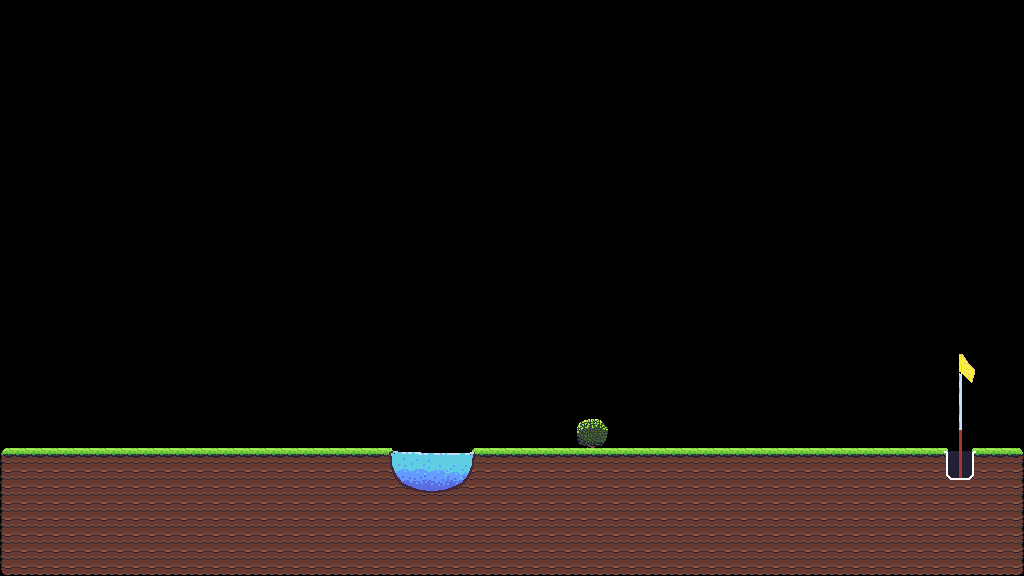

Below is a game level as drawn by its tile map, then a one-line description and the .tmx that defines it (tile-layer data replaced by summaries):
An orthogonal 64x36 tile map with 16x16 px tiles, 1 tile layer (Level), 2 tilesets and 198 objects (130x collide, 2x finish, bushes).

<map version="1.10" tiledversion="1.11.1" orientation="orthogonal" renderorder="right-down" width="64" height="36" tilewidth="16" tileheight="16" infinite="0" nextlayerid="9" nextobjectid="9259">
 <tileset firstgid="1" name="prototype" tilewidth="16" tileheight="16" tilecount="128" columns="16">
  <image source="images/prototype.png" width="256" height="128" />
  <tile id="0" type="ground" />
  <tile id="1" type="ground" />
  <tile id="2" type="ground" />
  <tile id="3" type="ground" />
  <tile id="4" type="ground" />
 </tileset>
 <tileset firstgid="129" name="all2" tilewidth="16" tileheight="16" tilecount="210" columns="14">
  <image source="images/all2.png" width="224" height="244" />
 </tileset>
 <layer id="1" name="Level" width="64" height="36">
  <data>[2304 cells, 529 non-empty, 48 distinct tile ids]</data>
 </layer>
 <objectgroup id="8" name="Pool_Object">
  <object id="9256" x="404.25" y="484.125">
   <polygon points="0,0 18.125,7.25 35.625,7.125 50.625,2.875 44.75,9.125 10.875,9.25" />
  </object>
 </objectgroup>
 <objectgroup id="7" name="Bushes_Leaf_Object">
  <object id="9253" name="bushes" x="576" y="416" width="32" height="32" />
 </objectgroup>
 <objectgroup id="6" name="Bushes_Object">
  <object id="9254" x="579" y="419.5" width="26.5" height="28.5" />
 </objectgroup>
 <objectgroup id="2" name="Ground_Object">
  <object id="9061" type="collide" x="1008" y="448" width="16" height="16" />
  <object id="9062" type="collide" x="0" y="448" width="16" height="16" />
  <object id="9063" type="collide" x="16" y="448" width="16" height="16" />
  <object id="9064" type="collide" x="32" y="448" width="16" height="16" />
  <object id="9065" type="collide" x="48" y="448" width="16" height="16" />
  <object id="9066" type="collide" x="64" y="448" width="16" height="16" />
  <object id="9067" type="collide" x="80" y="448" width="16" height="16" />
  <object id="9068" type="collide" x="96" y="448" width="16" height="16" />
  <object id="9069" type="collide" x="112" y="448" width="16" height="16" />
  <object id="9070" type="collide" x="128" y="448" width="16" height="16" />
  <object id="9071" type="collide" x="144" y="448" width="16" height="16" />
  <object id="9072" type="collide" x="160" y="448" width="16" height="16" />
  <object id="9073" type="collide" x="176" y="448" width="16" height="16" />
  <object id="9074" type="collide" x="192" y="448" width="16" height="16" />
  <object id="9075" type="collide" x="208" y="448" width="16" height="16" />
  <object id="9076" type="collide" x="224" y="448" width="16" height="16" />
  <object id="9077" type="collide" x="240" y="448" width="16" height="16" />
  <object id="9078" type="collide" x="256" y="448" width="16" height="16" />
  <object id="9079" type="collide" x="272" y="448" width="16" height="16" />
  <object id="9080" type="collide" x="288" y="448" width="16" height="16" />
  <object id="9081" type="collide" x="304" y="448" width="16" height="16" />
  <object id="9082" type="collide" x="320" y="448" width="16" height="16" />
  <object id="9083" type="collide" x="336" y="448" width="16" height="16" />
  <object id="9084" type="collide" x="352" y="448" width="16" height="16" />
  <object id="9085" type="collide" x="368" y="448" width="16" height="16" />
  <object id="9086" type="collide" x="480" y="448" width="16" height="16" />
  <object id="9087" type="collide" x="496" y="448" width="16" height="16" />
  <object id="9088" type="collide" x="512" y="448" width="16" height="16" />
  <object id="9089" type="collide" x="528" y="448" width="16" height="16" />
  <object id="9090" type="collide" x="544" y="448" width="16" height="16" />
  <object id="9091" type="collide" x="560" y="448" width="16" height="16" />
  <object id="9092" type="collide" x="608" y="448" width="16" height="16" />
  <object id="9093" type="collide" x="624" y="448" width="16" height="16" />
  <object id="9094" type="collide" x="640" y="448" width="16" height="16" />
  <object id="9095" type="collide" x="656" y="448" width="16" height="16" />
  <object id="9096" type="collide" x="672" y="448" width="16" height="16" />
  <object id="9097" type="collide" x="688" y="448" width="16" height="16" />
  <object id="9098" type="collide" x="704" y="448" width="16" height="16" />
  <object id="9099" type="collide" x="720" y="448" width="16" height="16" />
  <object id="9100" type="collide" x="736" y="448" width="16" height="16" />
  <object id="9101" type="collide" x="752" y="448" width="16" height="16" />
  <object id="9102" type="collide" x="768" y="448" width="16" height="16" />
  <object id="9103" type="collide" x="784" y="448" width="16" height="16" />
  <object id="9104" type="collide" x="800" y="448" width="16" height="16" />
  <object id="9105" type="collide" x="816" y="448" width="16" height="16" />
  <object id="9106" type="collide" x="832" y="448" width="16" height="16" />
  <object id="9107" type="collide" x="848" y="448" width="16" height="16" />
  <object id="9108" type="collide" x="864" y="448" width="16" height="16" />
  <object id="9109" type="collide" x="880" y="448" width="16" height="16" />
  <object id="9110" type="collide" x="896" y="448" width="16" height="16" />
  <object id="9111" type="collide" x="912" y="448" width="16" height="16" />
  <object id="9112" type="collide" x="928" y="448" width="16" height="16" />
  <object id="9113" type="collide" x="976" y="448" width="16" height="16" />
  <object id="9114" type="collide" x="992" y="448" width="16" height="16" />
  <object id="9115" type="collide" x="0" y="560" width="16" height="16" />
  <object id="9116" type="collide" x="0" y="464" width="16" height="16" />
  <object id="9117" type="collide" x="0" y="480" width="16" height="16" />
  <object id="9118" type="collide" x="0" y="496" width="16" height="16" />
  <object id="9119" type="collide" x="0" y="512" width="16" height="16" />
  <object id="9120" type="collide" x="0" y="528" width="16" height="16" />
  <object id="9121" type="collide" x="0" y="544" width="16" height="16" />
  <object id="9122" type="collide" x="1008" y="560" width="16" height="16" />
  <object id="9123" type="collide" x="1008" y="464" width="16" height="16" />
  <object id="9124" type="collide" x="1008" y="480" width="16" height="16" />
  <object id="9125" type="collide" x="1008" y="496" width="16" height="16" />
  <object id="9126" type="collide" x="1008" y="512" width="16" height="16" />
  <object id="9127" type="collide" x="1008" y="528" width="16" height="16" />
  <object id="9128" type="collide" x="1008" y="544" width="16" height="16" />
  <object id="9129" x="16" y="448" width="16" height="16" />
  <object id="9130" x="32" y="448" width="16" height="16" />
  <object id="9131" x="48" y="448" width="16" height="16" />
  <object id="9132" x="64" y="448" width="16" height="16" />
  <object id="9133" x="80" y="448" width="16" height="16" />
  <object id="9134" x="96" y="448" width="16" height="16" />
  <object id="9135" x="112" y="448" width="16" height="16" />
  <object id="9136" x="128" y="448" width="16" height="16" />
  <object id="9137" x="144" y="448" width="16" height="16" />
  <object id="9138" x="160" y="448" width="16" height="16" />
  <object id="9139" x="176" y="448" width="16" height="16" />
  <object id="9140" x="192" y="448" width="16" height="16" />
  <object id="9141" x="208" y="448" width="16" height="16" />
  <object id="9142" x="224" y="448" width="16" height="16" />
  <object id="9143" x="240" y="448" width="16" height="16" />
  <object id="9144" x="256" y="448" width="16" height="16" />
  <object id="9145" x="272" y="448" width="16" height="16" />
  <object id="9146" x="288" y="448" width="16" height="16" />
  </objectgroup>
 <objectgroup id="3" name="Hole_Object">
  <!-- 8 objects omitted --></objectgroup>
 <objectgroup id="5" name="Spawn_Object">
  <!-- 1 objects omitted --></objectgroup>
</map>
<!-- 109 of 198 objects omitted -->
